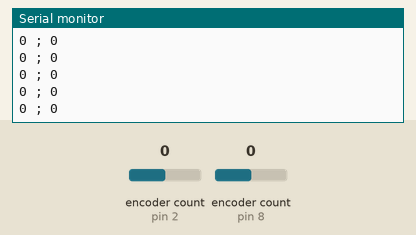
Simulated run of this sketch. Board: Arduino Uno, built with avr-gcc and run on an emulated ATmega328P. On the bench: the last lines printed to the serial monitor. Inputs (shaded band) come from the test bench; at power-on: encoder count (sensors on pin 2, pin 8) 0.

Above: at 1.2 s.
1.3 s: encoder count (sensor on pin 2) set to 1
At 1.9 s:
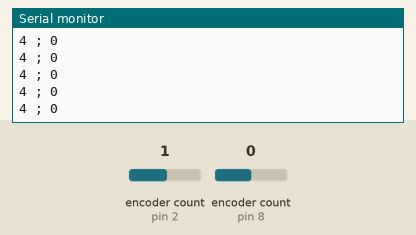
2.8 s: encoder count (sensor on pin 8) set to 1
At 3.7 s:
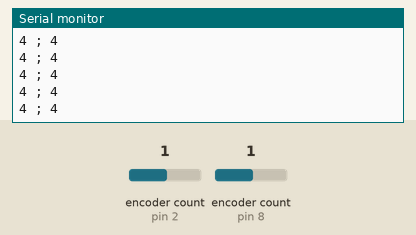
4.3 s: encoder count (sensor on pin 2) set to 2
At 5.1 s:
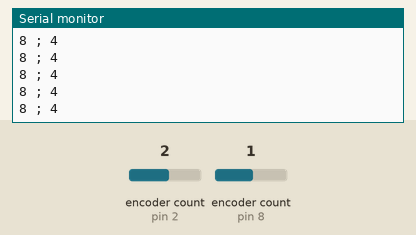
5.8 s: encoder count (sensor on pin 8) set to 2
At 6.3 s:
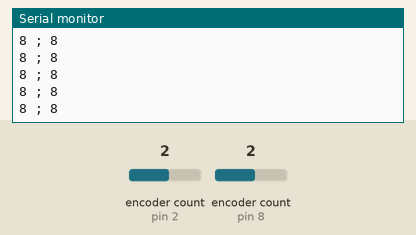
Timing chart, 0 to 8.3 s (numbered marks = the images above; inputs shaded):
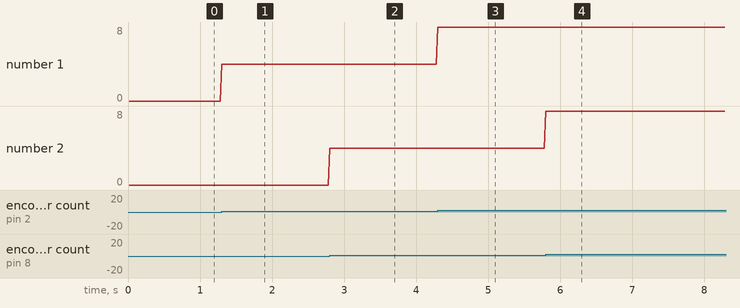

Measured:
- after the input at 1.3 s, the serial monitor: prints a new line at once (image 1)
- after the input at 2.8 s, the serial monitor: prints a new line at once (image 2)
- after the input at 4.3 s, the serial monitor: prints a new line at once (image 3)
- after the input at 5.8 s, the serial monitor: prints a new line at once (image 4)
- plotted number 1: 0 → 4 after the input at 1.3 s, 4 → 8 after the input at 4.3 s

The sketch:

myencoder_usinglibrary.ino
```cpp
#include <Encoder.h>

// Encoder pin definitions


// Create encoder objects
Encoder rightEncoder(8,7);
Encoder leftEncoder(2,3);

// Pulse count variables
long wheel_pulse_count_left  = 0;
long wheel_pulse_count_right = 0;

void setup() {
  Serial.begin(9600);

  // Optional but safe
  pinMode(7, INPUT_PULLUP);
  pinMode(8, INPUT_PULLUP);
  pinMode(2, INPUT_PULLUP);
  pinMode(3, INPUT_PULLUP);
}

void loop() {

  // Read encoder counts
  wheel_pulse_count_right = rightEncoder.read();
  wheel_pulse_count_left  = leftEncoder.read();

  // Print every 20 ms (same as your code)
  static unsigned long lastPrint = 0;
  if (millis() - lastPrint >= 20) {
    lastPrint = millis();
    Serial.print(wheel_pulse_count_left);
    Serial.print(" ; ");
    Serial.println(wheel_pulse_count_right);
  }
}
```
